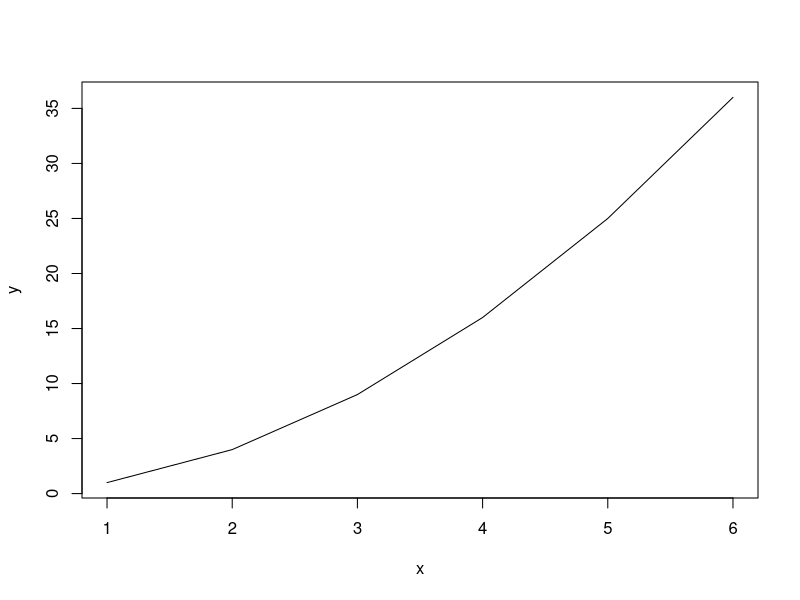

This chart was generated by the following R code:
## ---- chunk 1
x <- c(1,2,3,4,5,6)     # Vector
y <- x^2                # Square the elements of x
print(y)                # print (vector) y
mean(y)                 # Calculate average (arithmetic mean) of (vector)
## ---- chunk 2
plot(x,y, type="l")     # plot x, y
## ---- chunk 3
head(iris)              # return the first part of the Iris data frame
var <- iris$Species     # assign Species column to var
print(iris[1,2])        # print the element of 1 row and 2 column
## ---- chunk 4
iris[iris$Sepal.Length < 5, 1:3] <- iris[iris$Sepal.Length < 5, 1:3] * 2
mtcars_subs <- mtcars[mtcars$am == 1, ]
aggregate(mpg ~ cyl, data=mtcars_subs, FUN=mean)
## ---- chunk 5
sapply(split(mtcars_subs$mpg, mtcars_subs$cyl), mean)
## ---- chunk 6
temperature <- c(36.6, 37.23, -12.3124)
## ---- chunk 7
dice <- c(1,2,3,4,5,6)
## ---- chunk 8
colors <- as.factor(c("red", "blue", "gray", "yellow", "gray","blue"))
levels(colors)
